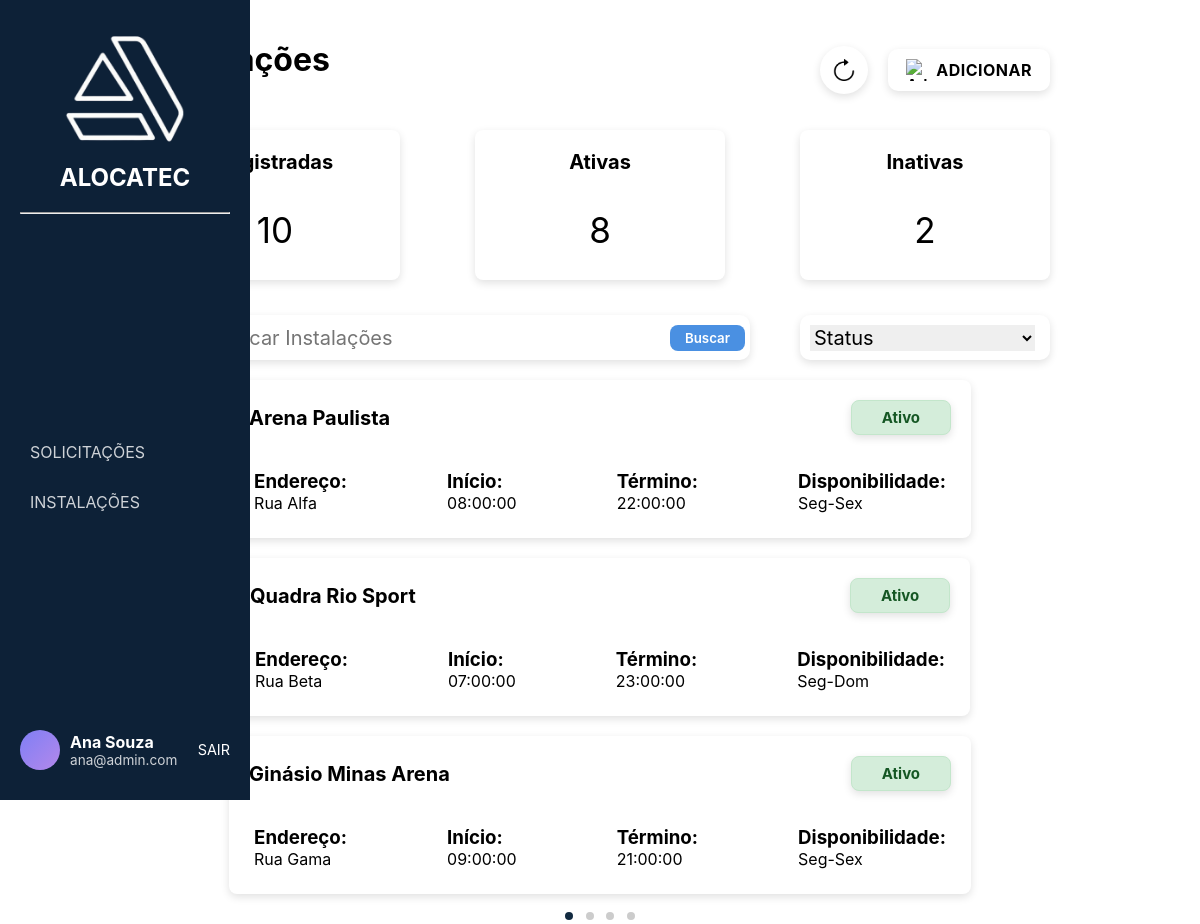
The page /pages/instalacoes/instalacoes.php (signed in) on the database its author committed.
### tables this page shows
CREATE TABLE estabelecimento (
    id_estabelecimento INT AUTO_INCREMENT PRIMARY KEY,
    nome_est VARCHAR(100) NOT NULL,
    tipo ENUM('Vôlei','Futebol','Basquete','Piscina', 'Poliesportivo','Outros') NOT NULL,
    endereco VARCHAR(150) NOT NULL,
    numero NUMERIC(5) NOT NULL,
    bairro VARCHAR(150) NOT NULL,
    cep VARCHAR(10) NOT NULL,
    cidade VARCHAR(150) NOT NULL,
    complemento VARCHAR(150),
    uf VARCHAR(2) NOT NULL,
    status ENUM('Ativo', 'Inativo') NOT NULL,
    inicio TIME NOT NULL,
    termino TIME NOT NULL,
    disponibilidade ENUM('Seg-Sex', 'Sab-Dom', 'Seg-Dom') NOT NULL,
    id_administrador INT NOT NULL,
    FOREIGN KEY (id_administrador) REFERENCES administrador(id_administrador)
);

### login/login.php (called while the page is built, shortened)
<?php
if (session_status() === PHP_SESSION_NONE) {
class Store {
    public static function get($key) {
        return $_SESSION[$key] ?? null;
    }
}
}

### pages/instalacoes/instalacoes.php (the view, shortened to what this page needs)
<?php
require_once '../../login/login.php';
$usuario = Store::get('usuario');
?>
<!DOCTYPE html>
<html lang="pt-BR">
<head>
  <link rel="stylesheet" href="instalacoes.css">
</head>
<body>
<aside class="sidebar">
    <div class="logo">
        <div class="icone-logo">
            <img src="./img/logo.png">
        </div>
        <h2>ALOCATEC</h2>
        <br><hr>
    </div>
    <nav>
        <ul>
            <li><a href="../solicitacao/solicitacao.php">SOLICITAÇÕES</a></li>
            <li><a href="../instalacoes/instalacoes.php">INSTALAÇÕES</a></li>
        </ul>
    </nav>
    <div class="user">
        <div class="avatar"></div>
        <div class="user-info">
            <p class="nome"><?php echo htmlspecialchars($usuario['nome']); ?></p>
            <p class="cargo"><?php echo htmlspecialchars($usuario['email']); ?></p>
        </div>
        <a href="../../login/logout.php" class="logout">SAIR</a>
    </div>
</aside>
<div class="content">
    <div class="page">
        <div class="titulo-pagina">
            <h1>Instalações</h1>
            <p>Lista de instalações.</p>
        </div>
        <div class="acoes-topo">
            <button class="botao-acao atualizar" onclick="location.reload()">
                <img src="./img/atualizar.png" alt="Atualizar">
            </button>
            <button class="botao-acao adicionar" onclick="window.location.href='../questionario_instalacao/form1/adicionar_descricao.php'">
                <img src="./img/adicao.png" alt="Adicionar">
                <span>ADICIONAR</span>
            </button>
        </div>
    </div>
<div class="nao-sei">
    <div class="status">
        <h2>Registradas</h2>
        <div class="resultado">
        <?php
            require '../../database/conexao_bd_mysql.php';
            $sql = "SELECT COUNT(*) AS total FROM estabelecimento";
            $q = mysqli_query($conexao_servidor_bd, $sql);
            echo mysqli_fetch_assoc($q)['total'];
        ?>
        </div>
    </div>
    <div class="status">
        <h2>Ativas</h2>
        <div class="resultado">
        <?php
            $sql = "SELECT COUNT(*) AS total FROM estabelecimento WHERE status = 'Ativo'";
            $q = mysqli_query($conexao_servidor_bd, $sql);
            echo mysqli_fetch_assoc($q)['total'];
        ?>
        </div>
    </div>
    <div class="status">
        <h2>Inativas</h2>
        <div class="resultado">
        <?php
            $sql = "SELECT COUNT(*) AS total FROM estabelecimento WHERE status = 'Inativo'";
            $q = mysqli_query($conexao_servidor_bd, $sql);
            echo mysqli_fetch_assoc($q)['total'];
        ?>
        </div>
    </div>
</div>
<form method="GET" class="filters">
    <div class="search">
        <input
            type="text"
            name="busca"
            placeholder="Verificar Instalações"
            value="<?= isset($_GET['busca']) ? htmlspecialchars($_GET['busca']) : '' ?>"
        >
        <button type="submit" class="btn-buscar">Buscar</button>
    </div>
    <div class="chip">
        <select name="status" onchange="this.form.submit()">
            <option value="">Status</option>
        </select>
    </div>
</form>
<?php
$statusFiltro = "";
$buscaFiltro = "";
$limite = 3;
$onde_estou = isset($_GET['page']) ? max(1, intval($_GET['page'])) : 1;
$linha_mysql = ($onde_estou - 1) * $limite;
$sqlTotal = "
    SELECT COUNT(*) AS total
    FROM estabelecimento
    WHERE 1=1
    $statusFiltro
    $buscaFiltro
";
$resultTotal = mysqli_query($conexao_servidor_bd, $sqlTotal);
$total_pag = ceil(mysqli_fetch_assoc($resultTotal)['total'] / $limite);
$sql = "
    SELECT id_estabelecimento, nome_est, endereco, status, inicio, termino, disponibilidade
    FROM estabelecimento
    WHERE 1=1
    $statusFiltro
    $buscaFiltro
    LIMIT $linha_mysql, $limite
";
$dados = mysqli_query($conexao_servidor_bd, $sql);
if ($dados && mysqli_num_rows($dados) > 0):
    while ($value = mysqli_fetch_assoc($dados)):
        $id = htmlspecialchars($value['id_estabelecimento']);
?>
<div class='solicitacao-card' onclick="window.location.href='../detalhes_instalacoes/instalacao.php?id_estabelecimento=<?= $id ?>'">
    <div class='topo-solicitacao'>
        <div class='nome-espaco'>
            <h2><?= htmlspecialchars($value['nome_est']) ?></h2>
        </div>
        <div class='status-solicitacao <?= htmlspecialchars($value['status']) ?>'>
            <h2><?= htmlspecialchars($value['status']) ?></h2>
        </div>
    </div>
    <div class='detalhes-solicitacao'>
        <div class='detalhe'>
            <h3>Endereço:</h3>
            <p><?= htmlspecialchars($value['endereco']) ?></p>
        </div>
        <div class='detalhe'>
            <h3>Início:</h3>
            <p><?= htmlspecialchars($value['inicio']) ?></p>
        </div>
        <div class='detalhe'>
            <h3>Término:</h3>
            <p><?= htmlspecialchars($value['termino']) ?></p>
        </div>
        <div class='detalhe'>
            <h3>Disponibilidade:</h3>
            <p><?= htmlspecialchars($value['disponibilidade']) ?></p>
        </div>
    </div>
</div>
<?php endwhile; else: ?>
<div class="erro"><h2>Nenhuma instalação encontrada.</h2></div>
<?php endif; ?>
<div class="pagination-dots">
<?php for ($i=1; $i <= $total_pag; $i++): ?>
    <a href="?page=<?= $i ?>&status=<?= $_GET['status'] ?? '' ?>&busca=<?= $_GET['busca'] ?? '' ?>"
       class="dot <?= ($i == $onde_estou) ? 'active' : '' ?>">
    </a>
<?php endfor; ?>
</div>
</body>
</html>

### pages/instalacoes/instalacoes.css (style rules this page uses)
* { margin: 0; padding: 0; box-sizing: border-box; font-family: "Inter", sans-serif; }
body { display: flex; height: 100vh; background: #ffffff; }
.sidebar { width: 250px; min-width: 250px; background: #0d2137; color: #fff; display: flex; flex-direction: column; justify-content: space-between; padding: 30px 20px; position: fixed; top: 0; left: 0; height: 100vh; overflow-y: auto; z-index: 100; }
.logo { text-align: center; margin-bottom: 10px; }
.logo img { width: 120px; height: auto; }
.icone-logo { font-size: 40px; font-weight: bold; }
nav ul { list-style: none; }
nav ul li { padding: 15px 10px; cursor: pointer; opacity: 0.8; transition: 0.3s; }
a { text-decoration: none; color: white; }
.user { display: flex; align-items: center; gap: 10px; }
.avatar { width: 40px; height: 40px; background: linear-gradient(135deg, #7f7ff5, #b388eb); border-radius: 50%; }
.user-info p { margin: 0; }
.nome { font-weight: bold; }
.cargo { font-size: 0.85rem; opacity: 0.8; }
.logout { margin-left: auto; color: #fff; font-size: 0.9rem; text-decoration: none; }
.content { flex: 1; background: #fff; padding: 20px 0; display: flex; flex-direction: column; align-items: center; }
.page { display: flex; width: 90%; max-width: 900px; margin: 20px auto 10px auto; justify-content: space-between; }
.titulo-pagina { width: 150px; height: 60px; }
.acoes-topo { display: flex; justify-content: flex-end; align-items: center; gap: 20px; height: 60px; }
.botao-acao { display: flex; align-items: center; justify-content: center; gap: 8px; background: #fff; border: none; border-radius: 10px; padding: 10px 18px; cursor: pointer; font-size: 16px; font-weight: 600; color: #000; box-shadow: 0 3px 8px rgba(0, 0, 0, 0.12); transition: 0.2s; }
.botao-acao img { width: 22px; height: 22px; }
.botao-acao.atualizar { border-radius: 50%; width: 48px; height: 48px; padding: 0; }
.botao-acao.adicionar { background-color: #fff; color: #000; }
.botao-acao.adicionar span { font-weight: bold; letter-spacing: 0.5px; }
.nao-sei, .filters, .solicitacao { width: 90%; max-width: 900px; margin: 0 auto; }
.nao-sei { padding: 20px 0; display: flex; justify-content: space-between; gap: 40px; }
.status { color: white; text-align: center; width: 250px; height: 150px; border-radius: 8px; box-shadow: 0 3px 8px rgba(0, 0, 0, 0.12); background: #fff; }
.status h2 { margin-top: 20px; font-size: 20px; color: #000; }
.resultado { color: #000; font-size: 35px; margin-top: 35px; }
.filters { margin-top: 15px; display: flex; justify-content: space-between; gap: 16px; align-items: center; padding: 0; }
.search { display: flex; align-items: center; gap: 10px; background: #fff; border-radius: 10px; height: 45px; width: 600px; box-shadow: 0 3px 8px rgba(0, 0, 0, 0.12); }
.search input { border: none; outline: none; font-size: 20px; width: 100%; }
.chip { display: flex; align-items: center; gap: 15px; background: #fff; border-radius: 10px; height: 45px; width: 250px; box-shadow: 0 3px 8px rgba(0, 0, 0, 0.12); }
.chip select { border: none; outline: none; font-size: 20px; width: 90%; margin-left: 10px; }
.btn-buscar { background: #4a90e2; color: #fff; border: none; padding: 5px 15px; border-radius: 8px; cursor: pointer; transition: 0.2s; font-weight: 600; margin-right: 5px; }
.topo-solicitacao { display: flex; justify-content: space-between; align-items: center; padding: 15px; }
.nome-espaco h2, .detalhes-solicitacao h2 { color: #000; }
.nome-espaco { width: 600px; }
.nome-espaco h2 { font-size: 20px; color: #000; text-align: justify; }
.solicitacao-card { margin-top: 20px; padding: 5px; border-radius: 8px; box-shadow: 0 3px 8px rgba(0, 0, 0, 0.12); background: #ffff; }
.status-solicitacao { width: 100px; height: 35px; display: flex; justify-content: center; align-items: center; border-radius: 8px; box-shadow: 0 3px 8px rgba(0, 0, 0, 0.12); color: inherit; }
.status-solicitacao h2 { font-size: 15px; margin: 0; text-align: center; color: inherit; }
.status-solicitacao.Ativo { background-color: #d4edda; color: #155724; border: 1px solid #c3e6cb; }
.detalhes-solicitacao { display: flex; justify-content: center; gap: 100px; padding: 20px; }
img { width: 40px; height: 40px; }
.pagination-dots { text-align: center; margin-top: 10px; }
.pagination-dots .dot { display: inline-block; width: 8px; height: 8px; border-radius: 50%; background-color: #ccc; margin: 0 4px; cursor: pointer; }
.pagination-dots .dot.active { background-color: #122a40; }

### rows shown on the page
estabelecimento: nome_est "Arena Paulista", status "Ativo", endereco "Rua Alfa", inicio "08:00:00", termino "22:00:00", disponibilidade "Seg-Sex"
estabelecimento: nome_est "Quadra Rio Sport", status "Ativo", endereco "Rua Beta", inicio "07:00:00", termino "23:00:00", disponibilidade "Seg-Dom"
estabelecimento: nome_est "Ginásio Minas Arena", status "Ativo", endereco "Rua Gama", inicio "09:00:00", termino "21:00:00", disponibilidade "Seg-Sex"

### other values the page prints
$usuario['nome'] "Ana Souza"
$usuario['email'] "ana@admin.com"
mysqli_fetch_assoc($q)['total'] "10"
mysqli_fetch_assoc($q)['total'] "8"
mysqli_fetch_assoc($q)['total'] "2"
